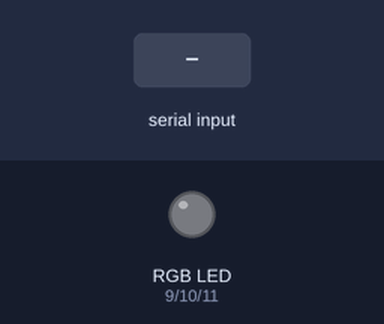
A sketch run on a simulated Arduino Uno, built with avr-gcc and run on an emulated ATmega328P. On the bench: an RGB LED mixed from three pins (HIGH = lit). The inputs (shaded band) are chosen by the test bench. Dim RGB values are drawn brighter than linear.

Above: at 1.2 s.
1.3 s: "90\n" received over Serial
At 3.8 s:
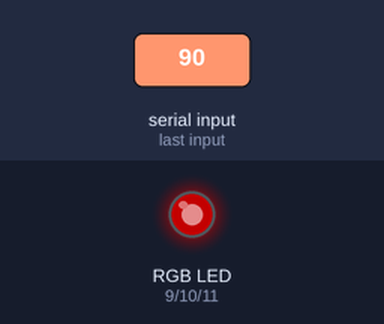
Timing chart, 0 to 6.7 s (numbered marks = the images above; inputs shaded):
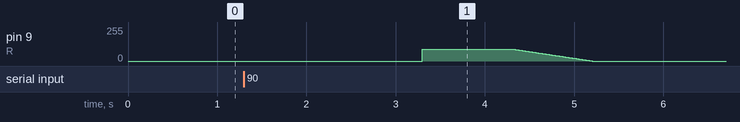

The sketch:

Fade_LED.ino
```cpp
const int R = 9;
const int G = 10;
const int B = 11;

int red, green, blue;

void setup() {
  Serial.begin(2000000);
  pinMode(R, OUTPUT);
  pinMode(G, OUTPUT);
  pinMode(B, OUTPUT);

}

void loop() {
  if (Serial.available() == 3) {
    red = Serial.parseInt();
    green = Serial.parseInt();
    blue = Serial.parseInt();
    RGB(red, green, blue);
  }
}


void RGB (int red, int green, int blue) {

  red = constrain(red, 0, 255);
  green = constrain(green, 0, 255);
  blue = constrain(blue, 0, 255);
  analogWrite(R, red);
  analogWrite(G, green);
  analogWrite(B, blue);
  delay(1000);
  fade(red, green, blue);
}

void fade(int red, int green, int blue) {
  delay(10);
  red = constrain(red-1, 0, 255);
  green = constrain(green-1, 0, 255);
  blue = constrain(blue-1, 0, 255);
  analogWrite(R, red);
  analogWrite(G, green);
  analogWrite(B, blue);
  if (red + green + blue > 0) {
    fade(red, green, blue);
  }
}
```
